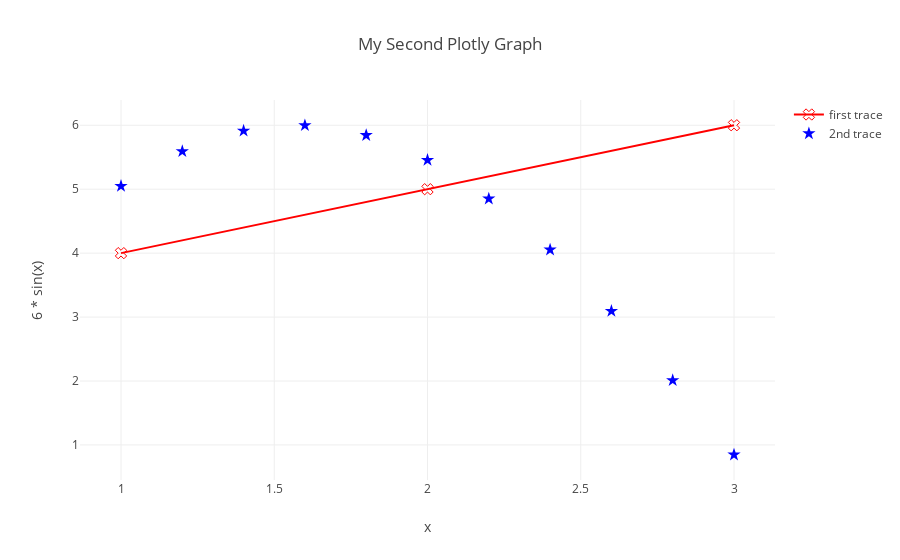

The cell this chart's notebook holds for it:
### Code cell
# look at hover text

x = np.arange(1,3.2,0.2)
y = 6*np.sin(x)

layout = Layout(
    title="My Second Plotly Graph",
    xaxis = dict(
        title="x"),
    yaxis = dict(title="6 * sin(x)")
)

trace1 = Scatter(
    x=[1,2,3], 
    y=[4,5,6], 
    marker={'color': 'red', 'symbol': 104, 'size': "10"},                 
    mode="markers+lines",  
    text=["one","two","three"],
name="first trace")

trace2 = Scatter(x=x, 
                 y=y, 
                 marker={'color': 'blue', 'symbol': 'star', 'size': 10}, 
                 mode='markers', 
                 name='2nd trace')

data = Data([trace1,trace2])
fig = Figure(data=data,layout=layout)

py.offline.iplot(fig)

### Figure 1 — Plotly figure (JSON) as saved in the notebook; plotly's stock layout.template omitted (floating-point values rounded to 4 significant figures)
{"data": [{"marker": {"color": "red", "size": "10", "symbol": 104}, "mode": "markers+lines", "name": "first trace", "text": ["one", "two", "three"], "type": "scatter", "x": [1, 2, 3], "y": [4, 5, 6]}, {"marker": {"color": "blue", "size": 10, "symbol": "star"}, "mode": "markers", "name": "2nd trace", "type": "scatter", "x": [1, 1.2, 1.4, 1.6, 1.8, 2.0, 2.2, 2.4, 2.6, 2.8, 3.0], "y": [5.049, 5.592, 5.913, 5.997, 5.843, 5.456, 4.851, 4.053, 3.093, 2.01, 0.8467]}], "layout": {"title": "My Second Plotly Graph", "xaxis": {"title": "x"}, "yaxis": {"title": "6 * sin(x)"}}}
